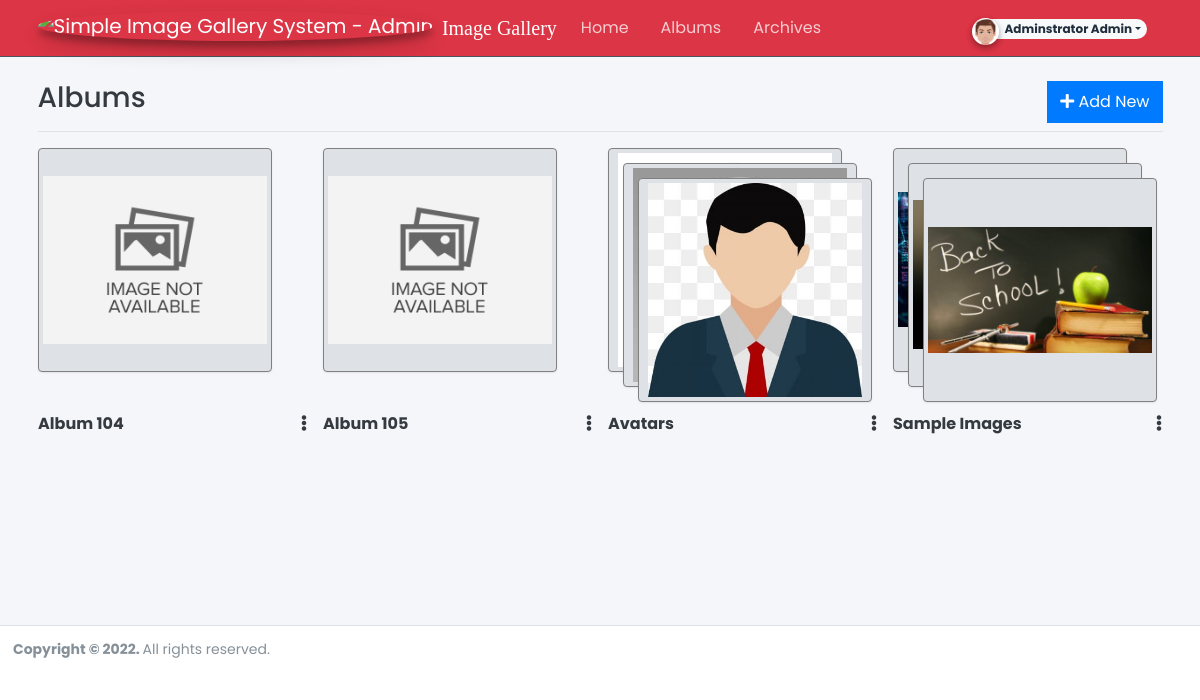
The page /?page=albums (signed in) on the database its author committed.
### tables this page shows
CREATE TABLE `album_list` (
  `id` int(11) NOT NULL,
  `name` text NOT NULL,
  `user_id` int(30) NOT NULL,
  `delete_f` tinyint(1) NOT NULL DEFAULT 0,
  `date_created` datetime NOT NULL DEFAULT current_timestamp(),
  `date_updated` datetime DEFAULT NULL ON UPDATE current_timestamp()
);

### classes/DBConnection.php (called while the page is built, shortened)
<?php
class DBConnection{
    private $host = DB_SERVER;
    private $username = DB_USERNAME;
    private $password = DB_PASSWORD;
    private $database = DB_NAME;
    public $conn;
    public function __construct(){
        if (!isset($this->conn)) {
            $this->conn = new mysqli($this->host, $this->username, $this->password, $this->database);
        }
    }
}
?>

### config.php (called while the page is built, shortened)
<?php
require_once('classes/DBConnection.php');
require_once('classes/SystemSettings.php');
function validate_image($file){
	if(!empty($file)){
			return base_url.$file;
			exit;
	}else{
		return base_url.'uploads/no-image-available.png';
	}
}
?>

### albums/index.php (the view, shortened to what this page needs)
<div class="w-100 d-flex justify-content-between border-bottom py-2">
	<h3>Albums</h3>
	<button class="btn btn-flat btn-primary" type="button" id="add-new"><i class="fa fa-plus"></i> Add New</button>
</div>
<div class="row row-cols-4 row-cols-md-3 row-cols-sm-1 row-cols-lg-4 py-2">
	<?php
		$qry = $conn->query("SELECT * FROM album_list where user_id = '{$_settings->userdata('id')}' and `delete_f` = 0  order by `name` asc ");
		while($row = $qry->fetch_assoc()):
			$img = array();
			$imgs = $conn->query("SELECT * FROM `images` where album_id = '{$row['id']}' and delete_f = 0 order by unix_timestamp(date_updated) desc, unix_timestamp(date_created) desc limit 3");
			while ($irow = $imgs->fetch_assoc()){
				$img[] = $irow['path_name'];
			}
	?>
	<div class="col p-2 item">
		<a href="<?php echo base_url ?>?page=albums/images&id=<?php echo $row['id'] ?>" class="album-item">
			<div class='album-view'>
				<?php
					foreach($img as $path):
				?>
					<img src="<?php echo validate_image($path) ?>" class="img-thumbnail img-fluid album-banner" alt="img" loading="lazy">
				<?php endforeach; ?>
				<?php if(count($img) == 0): ?>
					<img src="<?php echo validate_image('') ?>" class="img-thumbnail img-fluid album-banner" alt="img" loading="lazy">
				<?php endif; ?>
			</div>
			<div class="w-100 d-flex justify-content-between">
				<span class="text-dark"><b><?php echo $row['name'] ?></b></span>
				<div  class="dropleft">
					<a href="#" id="menus_<?php echo $row['id'] ?>" data-toggle="dropdown" aria-haspopup="true" aria-expanded="false" class="text-dark"><i class="fa fa-ellipsis-v"></i> </a>
				</div>
			</div>
		</a>
	</div>
	<?php endwhile; ?>
</div>

### rows shown on the page
album_list: name "Album 104"
album_list: name "Album 105"
album_list: name "Avatars"
album_list: name "Sample Images"

### other values the page prints
$_settings->userdata('firstname').' '.$_settings->userdata('lastname') "Adminstrator Admin"
